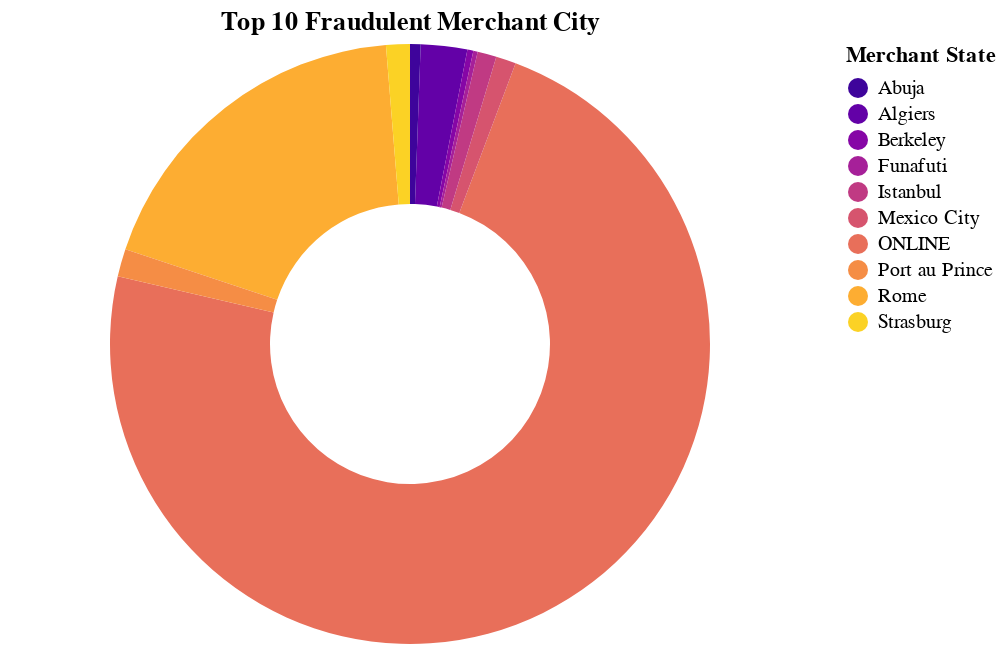

The notebook cell saved with this chart:
### Code cell
print(fraud_city.sort("Count", descending=True))
top_10_merchant_city_chart(fraud_city, "Fraudulent")

### Figure 1 — Vega-Lite specification as saved in the notebook (floating-point values rounded to 4 significant figures)
{"config": {"view": {"continuousWidth": 300, "continuousHeight": 300}}, "data": {"name": "data-dfcb6f83c7a6256a90db04e11157dafa"}, "mark": {"type": "arc", "innerRadius": 70}, "encoding": {"color": {"field": "Merchant City", "scale": {"scheme": "plasma"}, "sort": "ascending", "title": "Merchant State", "type": "nominal"}, "theta": {"field": "Count", "type": "quantitative"}}, "title": "Top 10 Fraudulent Merchant City", "width": 400, "$schema": "https://vega.github.io/schema/vega-lite/v5.16.3.json", "datasets": {"data-dfcb6f83c7a6256a90db04e11157dafa": [{"Merchant City": "ONLINE", "Count": 18349}, {"Merchant City": "Rome", "Count": 4683}, {"Merchant City": "Algiers", "Count": 629}, {"Merchant City": "Port au Prince", "Count": 375}, {"Merchant City": "Strasburg", "Count": 322}, {"Merchant City": "Mexico City", "Count": 272}, {"Merchant City": "Istanbul", "Count": 257}, {"Merchant City": "Abuja", "Count": 143}, {"Merchant City": "Berkeley", "Count": 81}, {"Merchant City": "Funafuti", "Count": 59}]}}
